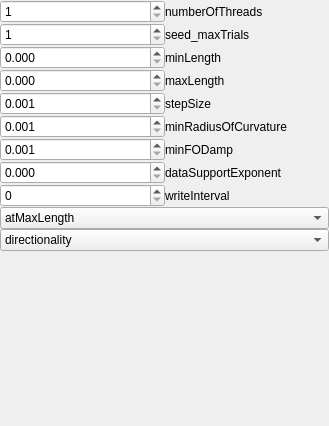
                 <widget class="QWidget" name="scrollAreaWidgetContents">
                  <property name="geometry">
                   <rect>
                    <x>0</x>
                    <y>0</y>
                    <width>329</width>
                    <height>426</height>
                   </rect>
                  </property>
                  <layout class="QGridLayout" name="gridLayout_7">
                   <property name="leftMargin">
                    <number>0</number>
                   </property>
                   <property name="topMargin">
                    <number>0</number>
                   </property>
                   <property name="rightMargin">
                    <number>0</number>
                   </property>
                   <property name="bottomMargin">
                    <number>0</number>
                   </property>
                   <property name="spacing">
                    <number>0</number>
                   </property>
                   <item row="0" column="0">
                    <layout class="QVBoxLayout" name="verticalLayout">
                     <property name="spacing">
                      <number>0</number>
                     </property>
                     <item>
                      <layout class="QGridLayout" name="gridLayout_8">
                       <property name="spacing">
                        <number>0</number>
                       </property>
                       <item row="8" column="1">
                        <widget class="QLabel" name="label_11">
                         <property name="text">
                          <string>dataSupportExponent</string>
                         </property>
                        </widget>
                       </item>
                       <item row="3" column="0">
                        <widget class="QDoubleSpinBox" name="txt_minLength">
                         <property name="decimals">
                          <number>3</number>
                         </property>
                         <property name="maximum">
                          <double>1000000.000000000000000</double>
                         </property>
                        </widget>
                       </item>
                       <item row="7" column="1">
                        <widget class="QLabel" name="txt_minFODamp_label">
                         <property name="text">
                          <string>minFODamp</string>
                         </property>
                        </widget>
                       </item>
                       <item row="5" column="0">
                        <widget class="QDoubleSpinBox" name="txt_stepSize">
                         <property name="decimals">
                          <number>3</number>
                         </property>
                         <property name="minimum">
                          <double>0.001000000000000</double>
                         </property>
                         <property name="maximum">
                          <double>10.000000000000000</double>
                         </property>
                         <property name="singleStep">
                          <double>0.001000000000000</double>
                         </property>
                        </widget>
                       </item>
                       <item row="9" column="0">
                        <widget class="QSpinBox" name="txt_writeInterval">
                         <property name="maximum">
                          <number>1000</number>
                         </property>
                        </widget>
                       </item>
                       <item row="5" column="1">
                        <widget class="QLabel" name="label_8">
                         <property name="text">
                          <string>stepSize</string>
                         </property>
                        </widget>
                       </item>
                       <item row="9" column="1">
                        <widget class="QLabel" name="label_14">
                         <property name="text">
                          <string>writeInterval</string>
                         </property>
                        </widget>
                       </item>
                       <item row="1" column="1">
                        <widget class="QLabel" name="label_27">
                         <property name="text">
                          <string>seed_maxTrials</string>
                         </property>
                        </widget>
                       </item>
                       <item row="8" column="0">
                        <widget class="QDoubleSpinBox" name="txt_dataSupportExponent">
                         <property name="decimals">
                          <number>3</number>
                         </property>
                         <property name="maximum">
                          <double>100.000000000000000</double>
                         </property>
                         <property name="singleStep">
                          <double>0.100000000000000</double>
                         </property>
                        </widget>
                       </item>
                       <item row="3" column="1">
                        <widget class="QLabel" name="label_12">
                         <property name="text">
                          <string>minLength</string>
                         </property>
                        </widget>
                       </item>
                       <item row="6" column="0">
                        <widget class="QDoubleSpinBox" name="txt_minRadiusOfCurvature">
                         <property name="decimals">
                          <number>3</number>
                         </property>
                         <property name="minimum">
                          <double>0.001000000000000</double>
                         </property>
                         <property name="maximum">
                          <double>10.000000000000000</double>
                         </property>
                         <property name="singleStep">
                          <double>0.001000000000000</double>
                         </property>
                         <property name="value">
                          <double>0.001000000000000</double>
                         </property>
                        </widget>
                       </item>
                       <item row="4" column="1">
                        <widget class="QLabel" name="label_13">
                         <property name="text">
                          <string>maxLength</string>
                         </property>
                        </widget>
                       </item>
                       <item row="4" column="0">
                        <widget class="QDoubleSpinBox" name="txt_maxLength">
                         <property name="decimals">
                          <number>3</number>
                         </property>
                         <property name="maximum">
                          <double>1000000.000000000000000</double>
                         </property>
                        </widget>
                       </item>
                       <item row="7" column="0">
                        <widget class="QDoubleSpinBox" name="txt_minFODamp">
                         <property name="decimals">
                          <number>3</number>
                         </property>
                         <property name="minimum">
                          <double>0.001000000000000</double>
                         </property>
                         <property name="maximum">
                          <double>1.000000000000000</double>
                         </property>
                         <property name="singleStep">
                          <double>0.001000000000000</double>
                         </property>
                         <property name="value">
                          <double>0.001000000000000</double>
                         </property>
                        </widget>
                       </item>
                       <item row="6" column="1">
                        <widget class="QLabel" name="label_9">
                         <property name="text">
                          <string>minRadiusOfCurvature</string>
                         </property>
                        </widget>
                       </item>
                       <item row="1" column="0">
                        <widget class="QSpinBox" name="txt_seed_maxTrials">
                         <property name="sizePolicy">
                          <sizepolicy hsizetype="Minimum" vsizetype="Fixed">
                           <horstretch>0</horstretch>
                           <verstretch>0</verstretch>
                          </sizepolicy>
                         </property>
                         <property name="minimum">
                          <number>1</number>
                         </property>
                         <property name="maximum">
                          <number>100000</number>
                         </property>
                        </widget>
                       </item>
                       <item row="0" column="0">
                        <widget class="QSpinBox" name="txt_numberOfThreads">
                         <property name="minimum">
                          <number>1</number>
                         </property>
                         <property name="maximum">
                          <number>1000000</number>
                         </property>
                        </widget>
                       </item>
                       <item row="0" column="1">
                        <widget class="QLabel" name="txt_numberOfThreads_label">
                         <property name="text">
                          <string>numberOfThreads</string>
                         </property>
                        </widget>
                       </item>
                      </layout>
                     </item>
                     <item>
                      <widget class="QComboBox" name="txt_atMaxLength">
                       <item>
                        <property name="text">
                         <string>atMaxLength</string>
                        </property>
                       </item>
                       <item>
                        <property name="text">
                         <string>stop</string>
                        </property>
                       </item>
                       <item>
                        <property name="text">
                         <string>discard</string>
                        </property>
                       </item>
                      </widget>
                     </item>
                     <item>
                      <widget class="QComboBox" name="txt_directionality">
                       <item>
                        <property name="text">
                         <string>directionality</string>
                        </property>
                       </item>
                       <item>
                        <property name="text">
                         <string>one_sided</string>
                        </property>
                       </item>
                       <item>
                        <property name="text">
                         <string>two_sided</string>
                        </property>
                       </item>
                      </widget>
                     </item>
                     <item>
                      <spacer name="verticalSpacer_4">
                       <property name="orientation">
                        <enum>Qt::Vertical</enum>
                       </property>
                       <property name="sizeType">
                        <enum>QSizePolicy::Expanding</enum>
                       </property>
                       <property name="sizeHint" stdset="0">
                        <size>
                         <width>20</width>
                         <height>0</height>
                        </size>
                       </property>
                      </spacer>
                     </item>
                    </layout>
                   </item>
                  </layout>
                 </widget>
